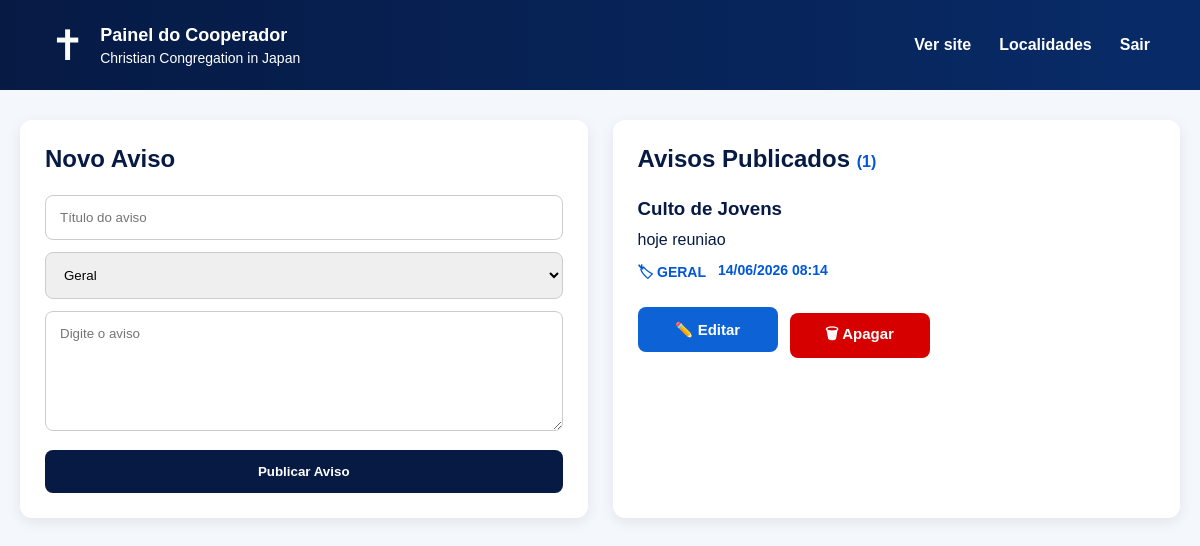
/admin (signed in), run on the app's committed database.
### tables this page shows
CREATE TABLE avisos (
            id INTEGER PRIMARY KEY AUTOINCREMENT,
            titulo TEXT NOT NULL,
            mensagem TEXT NOT NULL,
            categoria TEXT NOT NULL,
            data TEXT NOT NULL
        );

### app.py (the view, shortened to what this page needs)
@app.route("/admin", methods=["GET", "POST"])
def admin():
    if not session.get("admin"):
        return redirect(url_for("login"))
    conn = conectar()
    avisos = conn.execute(
        "SELECT * FROM avisos ORDER BY id DESC"
    ).fetchall()
    conn.close()
    return render_template(
        "admin.html",
        avisos=avisos
    )

### app.py (called while the page is built)
def conectar():
    conn = sqlite3.connect("avisos.db")
    conn.row_factory = sqlite3.Row
    return conn

### templates/admin.html (shortened to what this page needs)
<!DOCTYPE html>
<html lang="pt-br">
<head>
    <link rel="stylesheet" href="{{ url_for('static', filename='css/style.css') }}">
</head>
<body>
<header class="topo">
    <div class="logo">
        <div class="icone">✝</div>
        <div>
            <h1>Painel do Cooperador</h1>
            <p>Christian Congregation in Japan</p>
        </div>
    </div>
    <nav>
        <a href="{{ url_for('index') }}">Ver site</a>
        <a href="{{ url_for('admin_localidades') }}">Localidades</a>
        <a href="{{ url_for('sair') }}">Sair</a>
    </nav>
</header>
<main class="admin-container">
    <section class="form-card">
        <h2>Novo Aviso</h2>
        <form method="POST">
            <input type="text" name="titulo" maxlength="100" placeholder="Título do aviso" required>
            <select name="categoria" required>
                <option value="GERAL">Geral</option>
            </select>
            <textarea name="mensagem" placeholder="Digite o aviso" rows="6" required></textarea>
            <button type="submit">Publicar Aviso</button>
        </form>
    </section>
    <section class="form-card">
        <h2>Avisos Publicados <span class="contador">({{ avisos|length }})</span></h2>
        {% for aviso in avisos %}
        <div class="admin-aviso">
            <h3> {{ aviso["titulo"] }}</h3>
            <p>{{ aviso["mensagem"] }}</p>
            <div class="admin-info">
                <span>🏷 {{ aviso["categoria"] }}</span>
                <span> {{ aviso["data"] }}</span>
            </div>
            <div class="acoes-admin">
                <a class="btn-editar" href="{{ url_for('editar', id=aviso['id']) }}">
                    ✏️ Editar
                </a>
                <form action="{{ url_for('apagar', id=aviso['id']) }}" method="POST"
                      onsubmit="return confirm('Deseja apagar este aviso?')">
                    <button type="submit" class="btn-apagar">🗑 Apagar</button>
                </form>
            </div>
        </div>
        {% else %}
        <p>Nenhum aviso publicado.</p>
        {% endfor %}
    </section>
</main>
</body>
</html>

### static/css/style.css (style rules this page uses)
* { margin: 0; padding: 0; box-sizing: border-box; }
html { scroll-behavior: smooth; }
body { font-family: Arial, Helvetica, sans-serif; background: #f4f7fb; color: #061a44; }
.topo { background: linear-gradient(90deg, #061a44, #082b68); color: white; min-height: 90px; padding: 0 50px; display: flex; justify-content: space-between; align-items: center; }
.logo { display: flex; align-items: center; gap: 15px; }
.icone { font-size: 42px; }
.logo h1 { font-size: 18px; font-weight: 800; }
.logo p { font-size: 14px; margin-top: 4px; }
nav { display: flex; align-items: center; gap: 28px; }
nav a { color: white; text-decoration: none; font-weight: 600; }
.admin-container { max-width: 1200px; margin: 30px auto; padding: 0 20px; display: grid; grid-template-columns: 1fr 1fr; gap: 25px; }
.form-card { background: white; padding: 25px; border-radius: 12px; box-shadow: 0 4px 14px rgba(0, 0, 0, 0.08); }
.form-card h2 { margin-bottom: 10px; }
.form-card input, .form-card select, .form-card textarea { width: 100%; padding: 14px; margin-top: 12px; border: 1px solid #ccc; border-radius: 8px; font-family: Arial, Helvetica, sans-serif; }
.form-card textarea { resize: vertical; }
.form-card button { width: 100%; margin-top: 15px; padding: 14px; background: #061a44; color: white; border: none; border-radius: 8px; cursor: pointer; font-weight: bold; }
.contador { color: #0057d9; font-size: 16px; }
.admin-aviso { border-bottom: 1px solid #ddd; padding: 15px 0; }
.admin-aviso:last-child { border-bottom: none; }
.admin-aviso h3 { margin-bottom: 8px; }
.admin-aviso p { line-height: 1.5; white-space: pre-line; }
.admin-info { display: flex; flex-wrap: wrap; gap: 12px; margin-top: 10px; color: #0057d9; font-weight: bold; font-size: 14px; }
.btn-apagar { width: auto !important; background: #d60000 !important; padding: 10px 16px !important; margin-top: 12px !important; }
.acoes-admin { display: flex; gap: 12px; margin-top: 15px; align-items: center; }
.acoes-admin form { margin: 0; }
.btn-editar, .btn-apagar { width: 140px !important; height: 45px !important; display: flex; align-items: center; justify-content: center; border-radius: 8px; font-weight: bold; font-size: 15px; text-decoration: none; border: none; cursor: pointer; box-sizing: border-box; }
.btn-editar { background: #0d62d6; color: white; }
.btn-apagar { background: #d60000; color: white; }

### data on the page
avisos: titulo "Culto de Jovens", mensagem "hoje reuniao", categoria "GERAL", data "14/06/2026 08:14"

### other printed values
{{ avisos|length }} "1"
